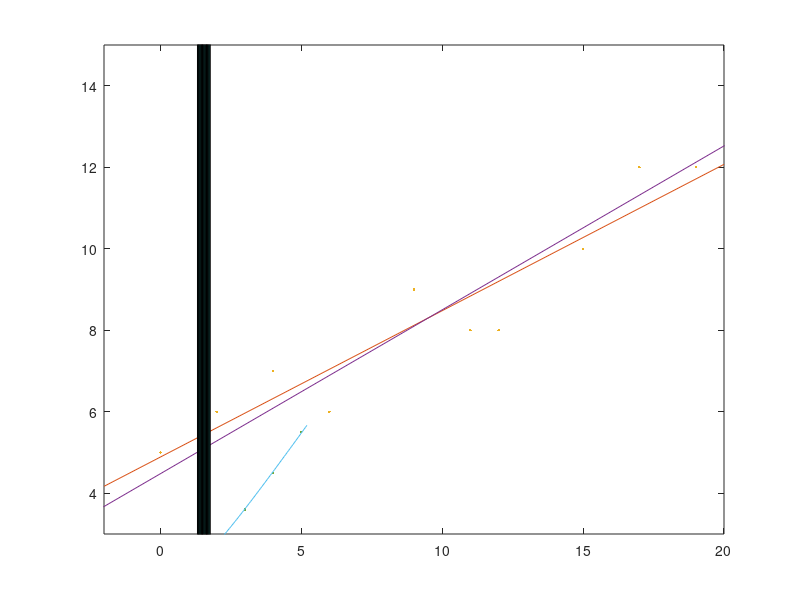

Write MATLAB code to recreate this figure. (Note: this script raises an error after producing the figure.)
%%Problem 1
X = [0 2 4 6 9 11 12 15 17 19;
    5 6 7 6 9 8 8 10 12 12]

%x-regression

A = [ones(10,1) X(1,:)']
b = [X(2,:)']
beta = A'*A \ A'*b

%Plotting the data & Regression line
plot(X(1,:),X(2,:),'.')
axis([-2 20 3 15])
hold on 
plot([-2,20],[beta(1) + beta(2)*-2,
    beta(1) + beta(2)*20]);

%Std Error & Correlation computation
sr = sum((beta(1) + beta(2)*X(1,:) - X(2,:)).^2);
syx = sqrt(sr/(10-2));
st = sum((X(2,:) - mean(X(2,:))).^2);
r = ((st - sr)/st)^(1/2)

%y-regression

A = [ones(10,1) X(2,:)']
b = [X(1,:)']
beta = A'*A \ A'*b

plot(X(1,:),X(2,:),'.')
axis([-2 20 3 15])
hold on 
plot([beta(1) + beta(2)*3,
    beta(1) + beta(2)*15],[3,15])

sr = sum((beta(1) + beta(2)*X(2,:) - X(1,:)).^2);
sxy = sqrt(sr/(10-2))
st = sum((X(1,:) - mean(X(1,:))).^2);
r = ((st - sr)/st)^(1/2)


%%Problem 2

Q = @(nm,B,H,S) (1/nm)*((B*H)^(5/3)/(B+2*H)^(2/3))*sqrt(S)
% Note B = 20, H = 0.3
% nm in range (0.027,0.033)
% S  in range (0.00027,0.00033)

in = rand(2,10000);
in(1,:) = .027 + .006*in(1,:);
in(2,:) = .00027 + .00006*in(2,:);
Qdata = zeros(1,10000);
for i=1:10000
    Qdata(i) = Q(in(1,i),20,0.3,in(2,i));
end
hist(Qdata)

%%Problem 3
X = [1 2 3 4 5]';
Y = [2.2 2.8 3.6 4.5 5.5]';

A = [ones(5,1) X X.^(-1)];
b = A'*A \ A'*Y

f = @(x) b(1) + b(2)*x + b(3)*(1/x);
X2 = .8:0.05:5.2; Y2 = arrayfun(f,X2);
plot(X,Y,'.',X2,Y2)


%%Problem 4

X = [1 1 2 2 3 3]';
Y = [2 3 1 3 1 2]';
Z = [3 2 3 1 2 1]';

A = [X.^5 X.^4.*Y X.^3.*Y.^2 X.^2.*Y.^3 X.*Y.^4 Y.^5];
beta = A \ Z

func = @(x,y) ([x.^5 x.^4.*y x.^3.*y.^2 x.^2.*y.^3 x.*y.^4 y.^5]*beta)(1)

fsurf(func,[0,3.5])
hold on
plot3(X,Y,Z,'b*')
